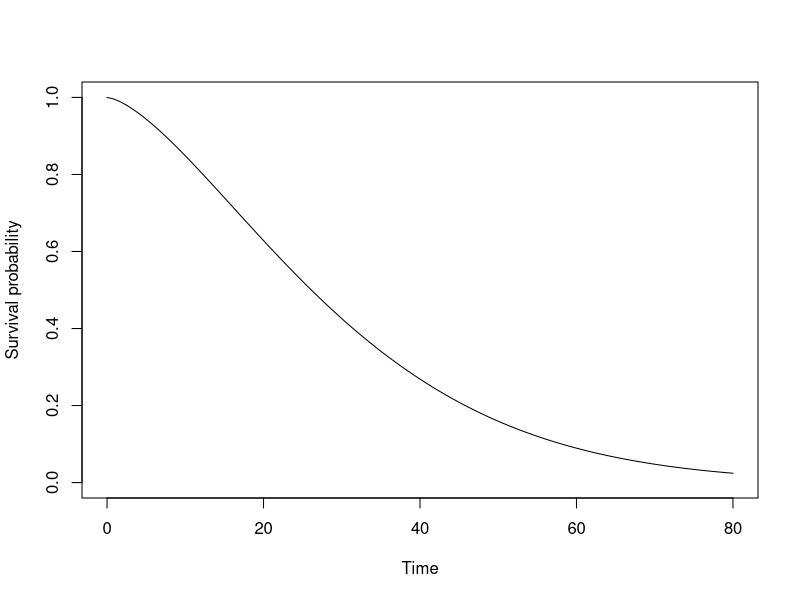
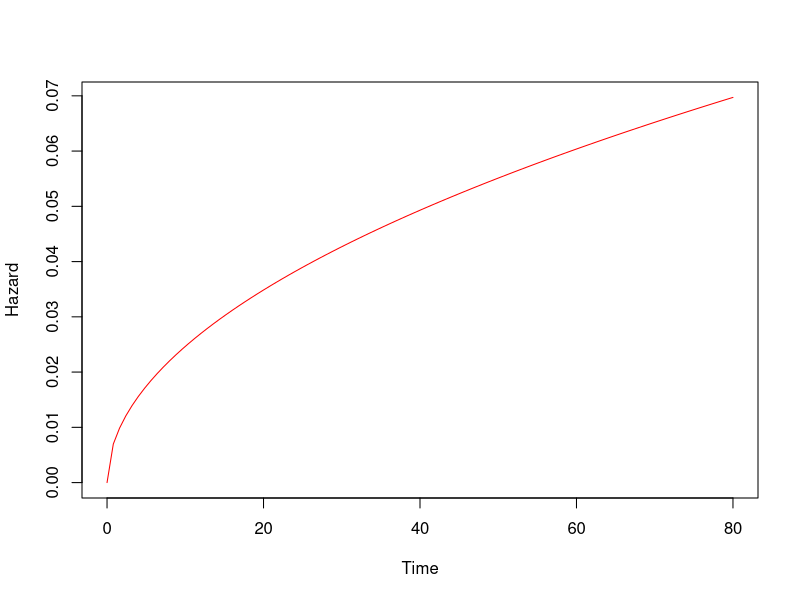
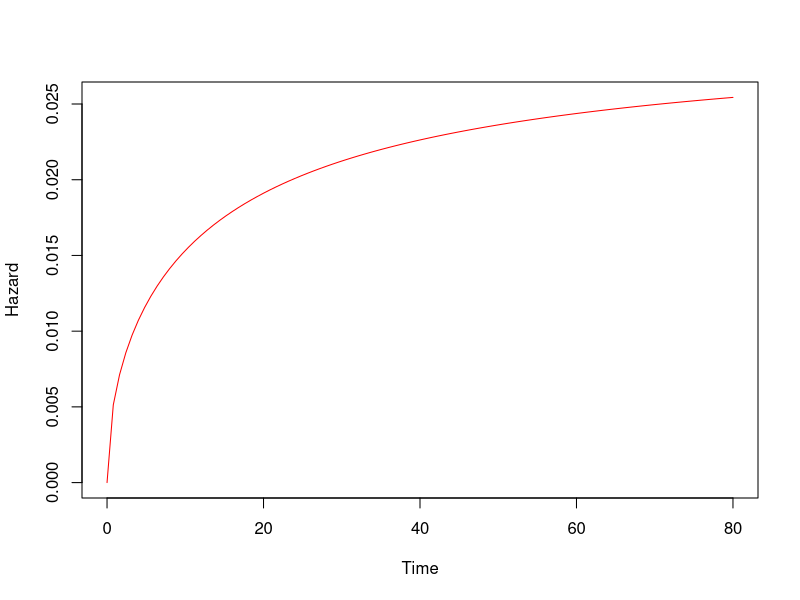

Write the R code that produced these figures, in order.

# 2.1 The Hazard and Survival Functions -----------------------------------

library(survival)

tm <- c(0,
	1/365, # first day of life 
	7/365, # seventh day of life 
	28/365, # fourth week of life 
	1:110) # subsequent years

hazMale <- survexp.us[,"male","2004"]
hazFemale <- survexp.us[,"female","2004"] 

# 2.2 Other Representations of a Survival Distribution --------------------

# 2.3 Mean and Median Survival Time ---------------------------------------

# 2.4 Parametric Survival Distributions -----------------------------------
weibSurv <- function(t, shape, scale) {
  pweibull(t, shape=shape, scale=scale, lower.tail=F)
}

curve(weibSurv(x, shape=1.5, scale=1/0.03), 
      from = 0, to = 80, ylim=c(0,1), 
      ylab="Survival probability", xlab="Time") # single quote

weibHaz <- function(x, shape, scale) {
  dweibull(x, shape=shape, scale=scale)/pweibull(x, shape=shape, scale=scale, lower.tail=F)
}

curve(weibHaz(x, shape=1.5, scale=1/0.03), from=0, to=80,
      ylab="Hazard", xlab="Time", col="red")

tt.weib <- rweibull(1000, shape=1.5, scale=1/0.03) 
mean(tt.weib)
median(tt.weib)	

# theory
gamma(1 + 1/1.5)/0.03 # mean
(log(2)^(1/1.5))/0.03 # median


gammaHaz <- function(x, shape, scale) {
  dgamma(x, shape=shape, scale=scale)/pgamma(x, shape=shape, scale=scale, lower.tail=F)
}
curve(gammaHaz(x, shape=1.5, scale=1/0.03), from=0, to=80, 
      ylab="Hazard", xlab="Time", col="red")


# 2.5 Computing the Survival Function from the Hazard Function ------------
